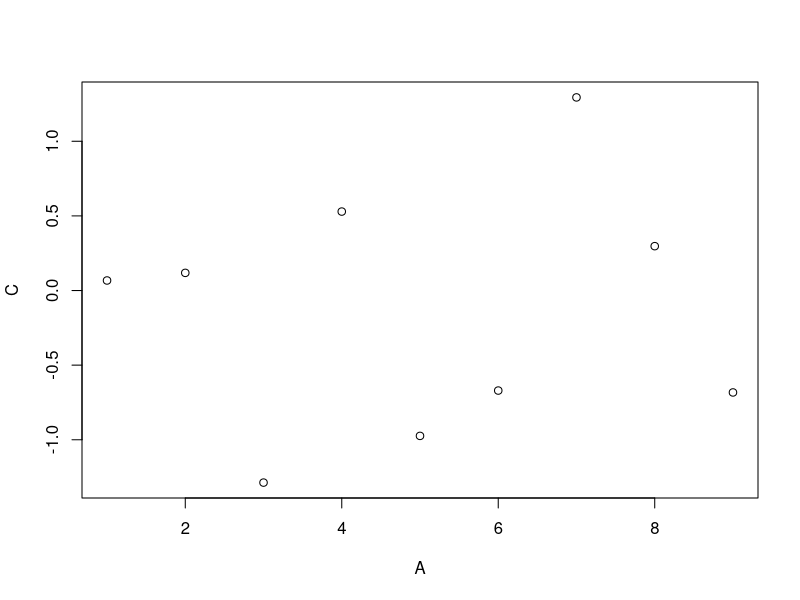

This chart was generated by the following R code:
# Data.table

# Configurando o diretório de trabalho
setwd("D:/Estudo/datascience/RFundamentos/Cap07")
getwd()
#------------------------------------------------------------------------------

# É um pacote que implementa data.frame de forma mais performática
#------------------------------------------------------------------------------

# Instalando os pacotes
install.packages('data.table')
library(data.table)

# Criando 2 vetores
vec1 <- c(1, 2, 3, 4)
vec2 <- c('Vermelho', 'Verde', 'Marrom', 'Laranja')

# Criando um data.table
?data.table
dt1 <- data.table(vec1, vec2)
dt1
class(dt1)

# Slicing do data.table
dt2 <- data.table(A = 1:9, B = c('Z', 'W', 'Q'), C = rnorm(9), D = TRUE)
dt2
dt2[3:5,]
dt2[, .(B, C)]

# Aplicando função ao data.table
dt2[, .(Total = sum(A), Mean = mean(C))]
dt2[, plot(A, C)]
dt2[, .(MySum = sum(A), by = .(Grp = A%%2))]

# Definindo valores por grupos
dt3 <- data.table(B = c('a', 'b', 'c', 'd', 'e', 'a', 'b', 'c', 'd', 'e'),
                  val = as.integer(c(6:10, 1:5)))
dt3

# Operações com data.tables
dt4 <- data.table(A = rep(letters[2:1], each = 4L),
                  B = rep(1:4, each = 2L),
                  C = sample(8))
dt4
new_dt4 <- dt4[, sum(C), by = A]
class(new_dt4)
new_dt4[order(A)]

new_dt4 <- dt4[, sum(B), by = A][order(A)]
new_dt4

# Iris
dt5 <- as.data.table(iris)
dt5
dt5[, .(Sepal.Length = median(Sepal.Length),
        Sepal.Width = median(Sepal.Width),
        Petal.Length = median(Petal.Length),
        Petal.Width = median(Petal.Width)),
    by = Species]

# O parâmetro .SD significa "Subset Data", e um subset é criado considerando
# a coluna é calculada a mediana. 
# O resultado deve ser igual ao comando anterior.
# O .SD faz parte da notação do pacote data.table.
dt5[, lapply(.SD, median), by = Species]
